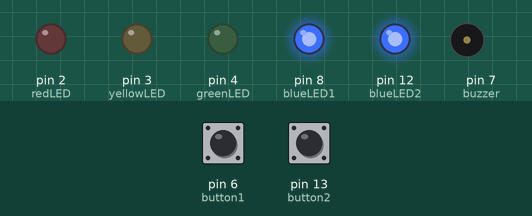
Recording of a sketch running on a simulated Arduino Uno, built with avr-gcc and run on an emulated ATmega328P. On the bench: output pins drawn as LEDs (lit = HIGH), buzzer (waves = sounding, pin HIGH). The test bench sets the inputs (shaded band); at power-on: pin 6 (button1) HIGH, pin 13 (button2) HIGH. Random numbers use the default seed unless the sketch sets one.

Above: at 6.8 s.
6.9 s: pin 6 (button1) pulled LOW for 0.2 s
At 8.6 s:
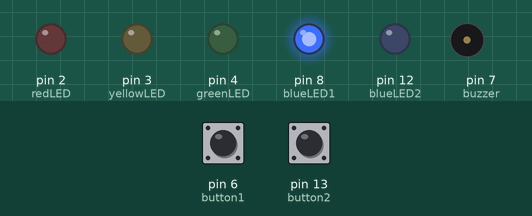
At 9.7 s:
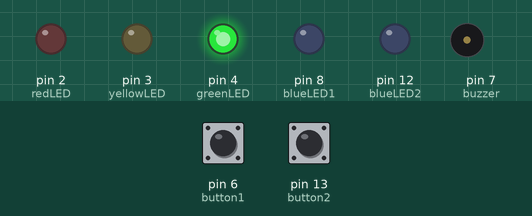
10.1 s: pin 13 (button2) pulled LOW for 3.2 s
At 17.1 s:
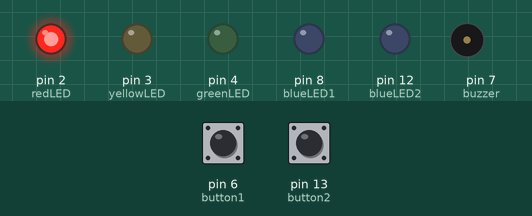
Timing chart, 0 to 20.8 s (numbered marks = the images above; inputs shaded):
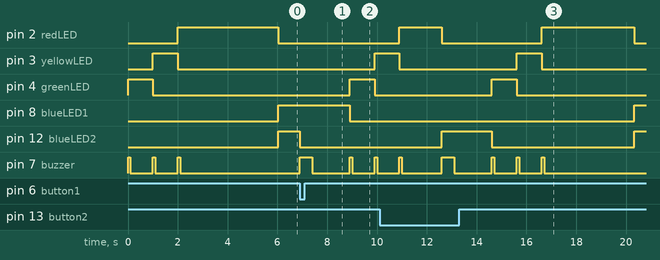

Measured:
- after the input at 6.9 s, pin 3 (yellowLED): LOW → HIGH after 3.0 s; pin 4 (greenLED): LOW → HIGH after 2.0 s, → LOW 1.0 s later; pin 8 (blueLED1): HIGH → LOW after 2.0 s; pin 12 (blueLED2): HIGH → LOW at once; pin 7 (buzzer): goes HIGH 0.50 s, LOW 1.5 s, HIGH 0.10 s, LOW 0.90 s, HIGH 0.10 s, then LOW, starting at once
- after the input at 10.1 s, pin 4 (greenLED): LOW → HIGH after 4.5 s, → LOW 1.0 s later
- by itself, pin 7 (buzzer): alternates HIGH for 0.10 s and LOW for 0.90 s, 6 changes in all, then stays LOW

The sketch:

ReactionSpeedGame.ino
```cpp
int blueLED1 = 8;
int blueLED2 = 12;
int greenLED = 4;
int yellowLED = 3;
int redLED = 2;

int buzzer = 7;

int button1 = 6;
int button2 = 13;

int wait = 900;
int buzz = 100;

bool buttonPressed = 0;

void setup() {
  // put your setup code here, to run once:
  pinMode(blueLED1, OUTPUT);
  pinMode(blueLED2, OUTPUT);
  pinMode(greenLED, OUTPUT);
  pinMode(yellowLED, OUTPUT);
  pinMode(redLED, OUTPUT);

  pinMode(buzzer, OUTPUT);

  pinMode(button1, INPUT_PULLUP);
  pinMode(button2, INPUT_PULLUP);

  randomSeed(analogRead(A0));
}

void loop() {
  // put your main code here, to run repeatedly:
  digitalWrite(greenLED, HIGH);
  digitalWrite(buzzer, HIGH);
  delay(buzz);
  digitalWrite(buzzer, LOW);
  delay(wait);
  digitalWrite(greenLED, LOW);

  digitalWrite(yellowLED, HIGH);
  digitalWrite(buzzer, HIGH);
  delay(buzz);
  digitalWrite(buzzer, LOW);
  delay(wait);
  digitalWrite(yellowLED, LOW);

  digitalWrite(redLED, HIGH);
  digitalWrite(buzzer, HIGH);
  delay(buzz);
  digitalWrite(buzzer, LOW);
  delay(random(900,4901));
  digitalWrite(redLED, LOW);

  while(buttonPressed == 0){
    digitalWrite(blueLED1, HIGH);
    digitalWrite(blueLED2, HIGH);
    if (digitalRead(button1) ==0 ){
      buttonPressed = 1;
      digitalWrite(blueLED2, LOW);
    }
    else if(digitalRead(button2) == 0){
      buttonPressed = 1;
      digitalWrite(blueLED1, LOW);
    }
  }
  digitalWrite(buzzer, HIGH);
  delay(500);
  digitalWrite(buzzer, LOW);
  delay(1500);
  digitalWrite(blueLED1, LOW);
  digitalWrite(blueLED2, LOW);
  buttonPressed = 0;
}
```
